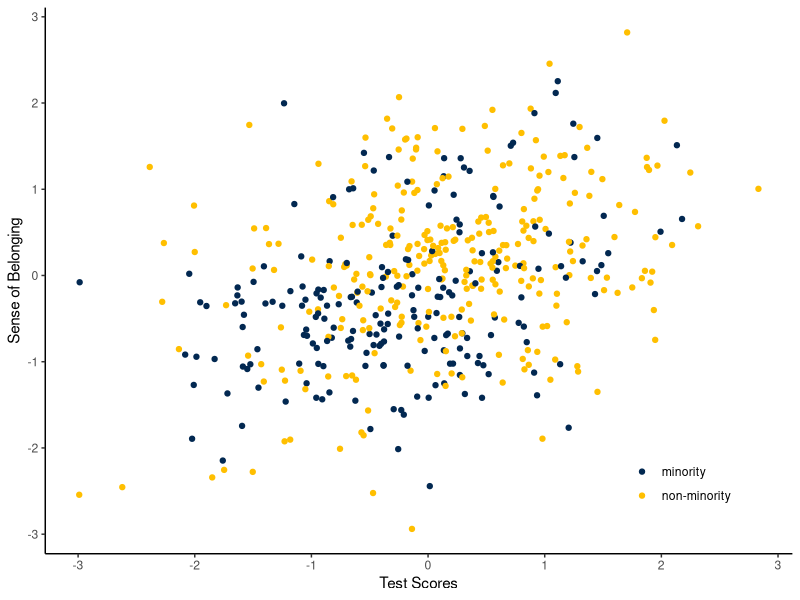

The R script that drew this image:
### Core ideas for efficient data analysis in R ##
## Your object is a box

## Diego Catalan Molina, May 2023

# 1. Libraries & Data --------------------------------------
library(tidyverse)

# data
core_data <- read_csv("data/core_data.csv")

# 2. Subset a variable ------------------------------------
  # two ways of subsetting a variable
  # First, use $. Then, use []

core_data

core_data[,"threat"] 
  # within the square brackets, the first dimension refers to rows
  # and the second dimension refers to columns

# 3. Subset a row ----------------------------------------
core_data[31,]

# 3. Subset a value ---------------------------------------

core_data$threat[2]

core_data[2,"threat"] 

  # notice the differences
  # $ gets you a single value
  # whereas [ ] gets you a 1 x 1 data frame



# 4. Explore a list -------------------------------------

achievement_plot <-
  core_data %>% 
  ggplot(
    aes(y = sb, x = ach, color = minority)
  ) +
  geom_point() +
  scale_color_manual(values = c("#022851", "#FFBF00")) +
  theme_classic() +
  theme(
    legend.position = c(.85, .15)
  ) +
  labs(y = "Sense of Belonging", x = "Test Scores", color = "")

# use $ first
achievement_plot$labels

# you can also use double square brackets and the 
# name of the object you want to subset
achievement_plot["labels"]
